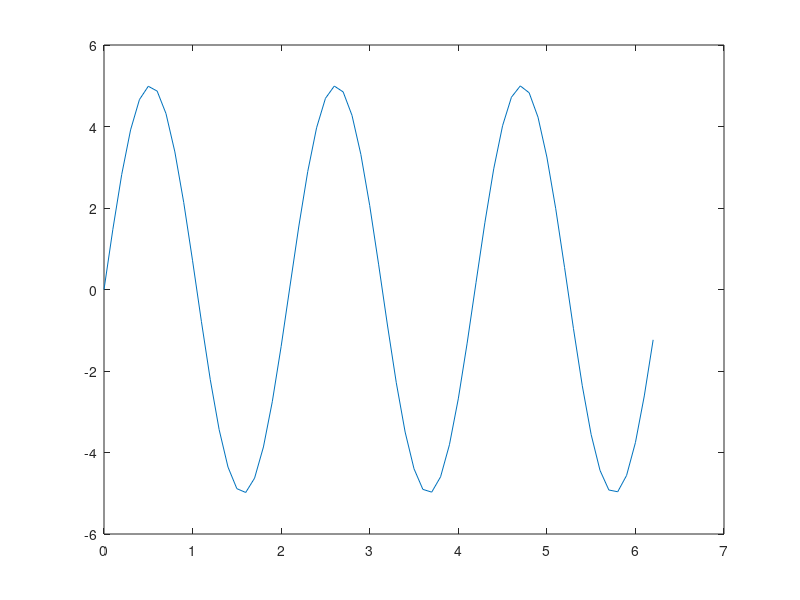

Write the MATLAB code that produced this figure.

clear variables;close all;clc

FID = fopen('output_sine_data.csv','w');

t=0:0.1:2*pi
y=5*sin(3*t)

figure(1)
plot(t,y) ; pause

j=1
while j<10
    fprintf(FID,'%f,',y(j));
    j=j+1;
end
      
fclose(FID);